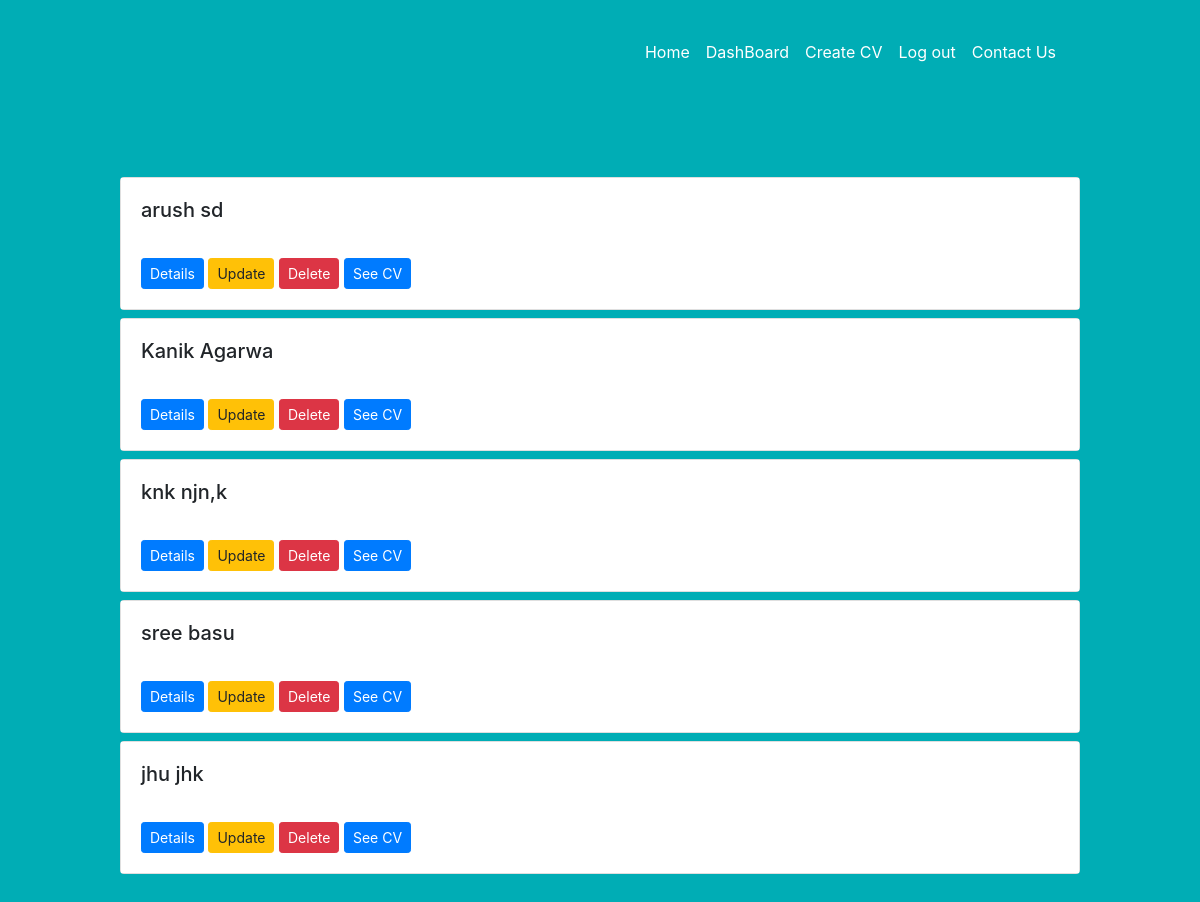
The page /addcv/userdash/ (signed in) on the database as committed earlier.
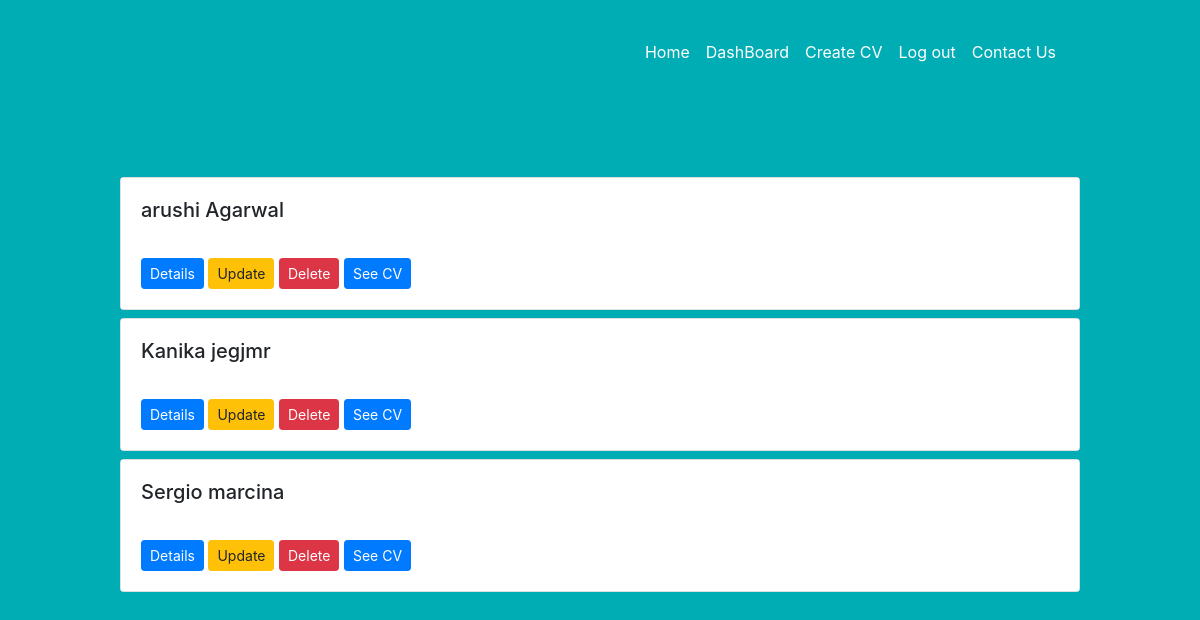
The same page on the database as committed later.
### addcv/models.py (models this page shows, shortened)
class person(models.Model):
    User = settings.AUTH_USER_MODEL
    added_by = models.ForeignKey(User,
        null=True, blank=True, on_delete=models.CASCADE)
    firstname=models.CharField(max_length=20, null=True)
    lastname=models.CharField(max_length=20, null=True)
    profession=models.CharField(max_length=20, null=True)
    title=models.CharField(max_length=20, null=True)
    city=models.CharField(max_length=30, null=True)
    state=models.CharField(max_length=30, null=True)
    pincode=models.IntegerField( null=True)
    phoneno=models.IntegerField( null=True)
    emailid=models.EmailField( null=True)
    profile=models.TextField(max_length=100, null=True)

### addcv/views.py (the view)
# urls.py: path('userdash/', views.dashboard,name='dashboard'),
def dashboard(request):
    current_user = request.user
    person1 = person.objects.filter(added_by=current_user)
    return render(request,'addcv/dashboard.html',{'persons':person1})

### addcv/templates/addcv/dashboard.html
{% extends 'seavs/base.html' %}
{% load crispy_forms_tags %}
{% block content %}
<div class="container-fluid">
  {% for person in persons %}
  <div class="card mb-2">
    <div class="card-body" style="background-color:#fff">
      <h5 class="card-title">{{person.firstname}} {{person.lastname}}</h5>
      <br>
      <a href="{% url 'persondash' person.id %}" class="btn btn-primary btn-sm">Details</a>
      <a href="{% url 'updatepersonal' person.id %}" class="btn btn-warning btn-sm">Update</a>
      <a href="{% url 'deletepersonal' person.id %}" class="btn btn-danger btn-sm">Delete</a>
      <a href="{% url 'showcv' person.id %}" class="btn btn-primary btn-sm">See CV</a>
    </div>
  </div>
  {% endfor %}
</div>
{%endblock content %}

### seavs/templates/seavs/base.html (shortened to what this page needs)
{% load static %}
<!DOCTYPE html>
<html lang="en" dir="ltr">
  <head>
    <link rel="stylesheet" href="https://maxcdn.bootstrapcdn.com/bootstrap/4.0.0/css/bootstrap.min.css">
    <link rel="stylesheet" type="text/css" href="{% static 'seavs/main.css'%}">
    <link rel="stylesheet" href="https://use.fontawesome.com/releases/v5.5.0/css/all.css">
    <section id="navigationbar">
      <div class="container-fluid">
        <nav class="navbar navbar-expand-lg">
          <div class="collapse navbar-collapse" id="navbarSupportedContent">
            <ul class="navbar-nav ml-auto">
              <li class="nav-item">
                <a class="nav-link" href="/">Home</a>
              </li>
              {% if user.is_authenticated %}
              <li class="nav-item">
                <a class="nav-link" href="{% url 'dashboard' %}">DashBoard</a>
              </li>
              <li class="nav-item">
                <a class="nav-link" href="{% url 'personal' %}">Create CV</a>
              </li>
              <li class="nav-item">
                <a class="nav-link" href="{% url 'logout' %}">Log out</a>
              </li>
              {% endif %}
              <li class="nav-item">
                <a class="nav-link" href="/contact">Contact Us</a>
              </li>
            </ul>
          </div>
        </nav>
      </div>
    </section>
    </head>
  <body>
    <div class="row container-fluid">
      <div class="col-md-8">
      </div>
    </div>
      {% block content %}
    {% endblock content %}
      </body>
    </html>

### seavs/static/seavs/main.css (style rules this page uses)
body { background-color: #00adb5; margin-bottom: 20px; }
.container-fluid { padding: 2% 10%; align-content: center; }
#navigationbar { background-color: #00adb5; color: #fff; }
.nav-link { color: #fff; }
.card-body { background-color: #fff; }

Rows that differ between the two databases and show on the page:
removed person: firstname "arush", lastname "sd"
removed person: firstname "Kanik", lastname "Agarwa"
removed person: firstname "knk", lastname "njn,k"
removed person: firstname "sree", lastname "basu"
removed person: firstname "jhu", lastname "jhk"
added person: firstname "arushi", lastname "Agarwal"
added person: firstname "Kanika", lastname "jegjmr"
added person: firstname "Sergio", lastname "marcina"
